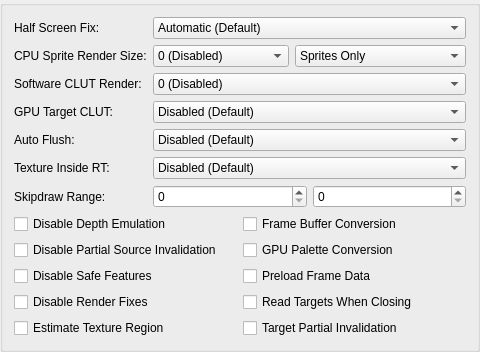
     <widget class="QGroupBox" name="hardwareFixesTab">
      <attribute name="title">
       <string>Hardware Fixes</string>
      </attribute>
      <layout class="QFormLayout" name="hardwareFixesLayout">
       <item row="0" column="0">
        <widget class="QLabel" name="label_10">
         <property name="text">
          <string>Half Screen Fix:</string>
         </property>
        </widget>
       </item>
       <item row="0" column="1">
        <widget class="NoScrollQComboBox" name="halfScreenFix">
         <item>
          <property name="text">
           <string>Automatic (Default)</string>
          </property>
         </item>
         <item>
          <property name="text">
           <string>Force Disabled</string>
          </property>
         </item>
         <item>
          <property name="text">
           <string>Force Enabled</string>
          </property>
         </item>
        </widget>
       </item>
       <item row="1" column="0">
        <widget class="QLabel" name="label_36">
         <property name="text">
          <string>CPU Sprite Render Size:</string>
         </property>
        </widget>
       </item>
       <item row="1" column="1">
        <layout class="QHBoxLayout" name="horizontalLayout_5" stretch="1,0">
         <item>
          <widget class="NoScrollQComboBox" name="cpuSpriteRenderBW">
           <item>
            <property name="text">
             <string>0 (Disabled)</string>
            </property>
           </item>
           <item>
            <property name="text">
             <string>1 (64 Max Width)</string>
            </property>
           </item>
           <item>
            <property name="text">
             <string>2 (128 Max Width)</string>
            </property>
           </item>
           <item>
            <property name="text">
             <string>3 (192 Max Width)</string>
            </property>
           </item>
           <item>
            <property name="text">
             <string>4 (256 Max Width)</string>
            </property>
           </item>
           <item>
            <property name="text">
             <string>5 (320 Max Width)</string>
            </property>
           </item>
           <item>
            <property name="text">
             <string>6 (384 Max Width)</string>
            </property>
           </item>
           <item>
            <property name="text">
             <string>7 (448 Max Width)</string>
            </property>
           </item>
           <item>
            <property name="text">
             <string>8 (512 Max Width)</string>
            </property>
           </item>
           <item>
            <property name="text">
             <string>9 (576 Max Width)</string>
            </property>
           </item>
           <item>
            <property name="text">
             <string>10 (640 Max Width)</string>
            </property>
           </item>
          </widget>
         </item>
         <item>
          <widget class="NoScrollQComboBox" name="cpuSpriteRenderLevel">
           <item>
            <property name="text">
             <string>Sprites Only</string>
            </property>
           </item>
           <item>
            <property name="text">
             <string>Sprites/Triangles</string>
            </property>
           </item>
           <item>
            <property name="text">
             <string>Blended Sprites/Triangles</string>
            </property>
           </item>
          </widget>
         </item>
        </layout>
       </item>
       <item row="2" column="0">
        <widget class="QLabel" name="label_16">
         <property name="text">
          <string>Software CLUT Render:</string>
         </property>
        </widget>
       </item>
       <item row="2" column="1">
        <widget class="NoScrollQComboBox" name="cpuCLUTRender">
         <property name="currentText">
          <string extracomment="0 (Disabled)">0 (Disabled)</string>
         </property>
         <property name="currentIndex">
          <number>0</number>
         </property>
         <item>
          <property name="text">
           <string>0 (Disabled)</string>
          </property>
         </item>
         <item>
          <property name="text">
           <string>1 (Normal)</string>
          </property>
         </item>
         <item>
          <property name="text">
           <string>2 (Aggressive)</string>
          </property>
         </item>
        </widget>
       </item>
       <item row="3" column="0">
        <widget class="QLabel" name="label_47">
         <property name="text">
          <string extracomment="CLUT: Color Look Up Table, often referred to as a palette in non-PS2 things.  GPU Target CLUT: GPU handling of when a game uses data from a render target as a CLUT.">GPU Target CLUT:</string>
         </property>
        </widget>
       </item>
       <item row="3" column="1">
        <widget class="NoScrollQComboBox" name="gpuTargetCLUTMode">
         <item>
          <property name="text">
           <string>Disabled (Default)</string>
          </property>
         </item>
         <item>
          <property name="text">
           <string>Enabled (Exact Match)</string>
          </property>
         </item>
         <item>
          <property name="text">
           <string>Enabled (Check Inside Target)</string>
          </property>
         </item>
        </widget>
       </item>
       <item row="4" column="0">
        <widget class="QLabel" name="label_30">
         <property name="text">
          <string>Auto Flush:</string>
         </property>
        </widget>
       </item>
       <item row="4" column="1">
        <widget class="NoScrollQComboBox" name="hwAutoFlush">
         <item>
          <property name="text">
           <string>Disabled (Default)</string>
          </property>
         </item>
         <item>
          <property name="text">
           <string>Enabled (Sprites Only)</string>
          </property>
         </item>
         <item>
          <property name="text">
           <string>Enabled (All Primitives)</string>
          </property>
         </item>
        </widget>
       </item>
       <item row="5" column="0">
        <widget class="QLabel" name="label_45">
         <property name="text">
          <string>Texture Inside RT:</string>
         </property>
        </widget>
       </item>
       <item row="5" column="1">
        <widget class="NoScrollQComboBox" name="textureInsideRt">
         <item>
          <property name="text">
           <string>Disabled (Default)</string>
          </property>
         </item>
         <item>
          <property name="text">
           <string>Inside Target</string>
          </property>
         </item>
         <item>
          <property name="text">
           <string>Merge Targets</string>
          </property>
         </item>
        </widget>
       </item>
       <item row="6" column="0">
        <widget class="QLabel" name="label_12">
         <property name="text">
          <string>Skipdraw Range:</string>
         </property>
        </widget>
       </item>
       <item row="6" column="1">
        <layout class="QHBoxLayout" name="horizontalLayout">
         <item>
          <widget class="NoScrollQSpinBox" name="skipDrawStart">
           <property name="maximum">
            <number>10000</number>
           </property>
          </widget>
         </item>
         <item>
          <widget class="NoScrollQSpinBox" name="skipDrawEnd">
           <property name="maximum">
            <number>10000</number>
           </property>
          </widget>
         </item>
        </layout>
       </item>
       <item row="7" column="0" colspan="2">
        <layout class="QGridLayout" name="gridLayout">
         <item row="0" column="0">
          <widget class="QCheckBox" name="disableDepthEmulation">
           <property name="text">
            <string>Disable Depth Emulation</string>
           </property>
          </widget>
         </item>
         <item row="1" column="0">
          <widget class="QCheckBox" name="disablePartialInvalidation">
           <property name="text">
            <string>Disable Partial Source Invalidation</string>
           </property>
          </widget>
         </item>
         <item row="2" column="0">
          <widget class="QCheckBox" name="disableSafeFeatures">
           <property name="text">
            <string>Disable Safe Features</string>
           </property>
          </widget>
         </item>
         <item row="4" column="1">
          <widget class="QCheckBox" name="targetPartialInvalidation">
           <property name="text">
            <string>Target Partial Invalidation</string>
           </property>
          </widget>
         </item>
         <item row="3" column="1">
          <widget class="QCheckBox" name="readTCOnClose">
           <property name="text">
            <string>Read Targets When Closing</string>
           </property>
          </widget>
         </item>
         <item row="2" column="1">
          <widget class="QCheckBox" name="preloadFrameData">
           <property name="text">
            <string>Preload Frame Data</string>
           </property>
          </widget>
         </item>
         <item row="1" column="1">
          <widget class="QCheckBox" name="gpuPaletteConversion">
           <property name="text">
            <string>GPU Palette Conversion</string>
           </property>
          </widget>
         </item>
         <item row="0" column="1">
          <widget class="QCheckBox" name="frameBufferConversion">
           <property name="text">
            <string>Frame Buffer Conversion</string>
           </property>
          </widget>
         </item>
         <item row="4" column="0">
          <widget class="QCheckBox" name="estimateTextureRegion">
           <property name="text">
            <string>Estimate Texture Region</string>
           </property>
          </widget>
         </item>
         <item row="3" column="0">
          <widget class="QCheckBox" name="disableRenderFixes">
           <property name="text">
            <string>Disable Render Fixes</string>
           </property>
          </widget>
         </item>
        </layout>
       </item>
      </layout>
     </widget>
